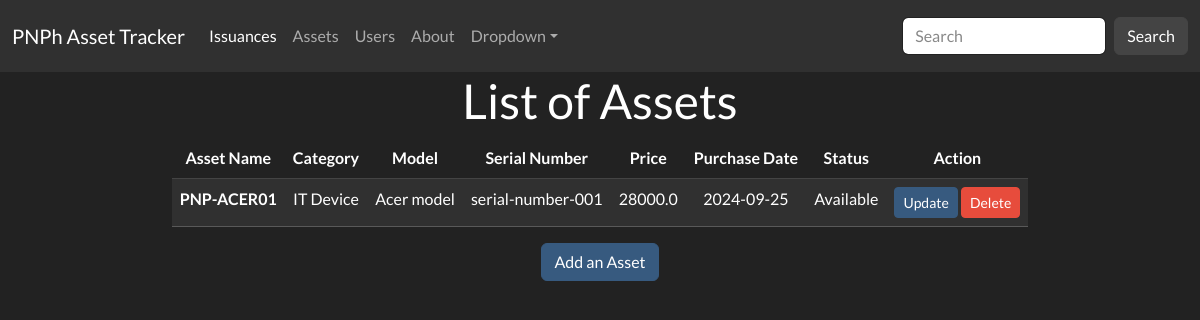
The page /assets/assets-list on the database its author committed.
### app/models.py (models this page shows)
class Asset(db.Model):
    id = db.Column(db.Integer, primary_key=True)
    asset_name = db.Column(db.String(100), nullable=False)
    category = db.Column(db.String(50), nullable=False)  # IT device or Office furniture
    model = db.Column(db.String(50), nullable=False)
    serial_number = db.Column(db.String(100), nullable=True)   # Serial number for IT Devices
    price = db.Column(db.Float, nullable=False)
    purchase_date = db.Column(db.Date, nullable=True)  # Optional: track purchase dates
    status = db.Column(db.String(50), nullable=False)  # Available, Unusable
    issuances = db.relationship('Issuance', backref='asset', lazy=True)

### app/controllers/asset_controller.py (the view)
@asset.route('/assets-list')
def assets_list():
    items = Asset.query.all()
    return render_template('assets_list.html', items=items)

### app/templates/assets_list.html (shortened to what this page needs)
{% extends 'base.html' %}
{% block content %}
    <div class="d-flex justify-content-center align-items-center">
      <div class="text-center">
        <h1>List of Assets</h1>
        <table class="table table-hover">
          <thead>
            <tr>
              <th scope="col">Asset Name</th>
              <th scope="col">Category</th>
              <th scope="col">Model</th>
              <th scope="col">Serial Number</th>
              <th scope="col">Price</th>
              <th scope="col">Purchase Date</th>
              <th scope="col">Status</th>
              <th scope="col">Action</th>
            </tr>
          </thead>
          <tbody>
            {% for item in items %}
            <tr class="table-dark">
              <th scope="row">{{ item.asset_name }}</th>
              <td>{{ item.category }}</td>
              <td>{{ item.model }}</td>
              <td>{{ item.serial_number }}</td>
              <td>{{ item.price }}</td>
              <td>{{ item.purchase_date }}</td>
              <td>{{ item.status }}</td>
              <td>
                <button type="button" class="btn btn-primary btn-sm" onclick="location.href='{{ url_for('asset.update_status', id=item.id) }}'">Update</button>
                <button type="submit" class="btn btn-danger btn-sm" data-bs-toggle="modal" data-bs-target="#exampleModal{{ item.id }}">Delete</button>
              </td>
            </tr>
            {% endfor %}
          </tbody>
        </table>
      </div>
    </div>
    <div class="text-center text-bottom">
        <button type="button" class="btn btn-primary" onclick="location.href='{{ url_for('asset.add_asset') }}'">Add an Asset</button>
    </div>
{% endblock %}

### rows shown on the page
Asset: asset_name "PNP-ACER01", category "IT Device", model "Acer model", serial_number "serial-number-001", price "28000.0", purchase_date "2024-09-25", status "Available"
